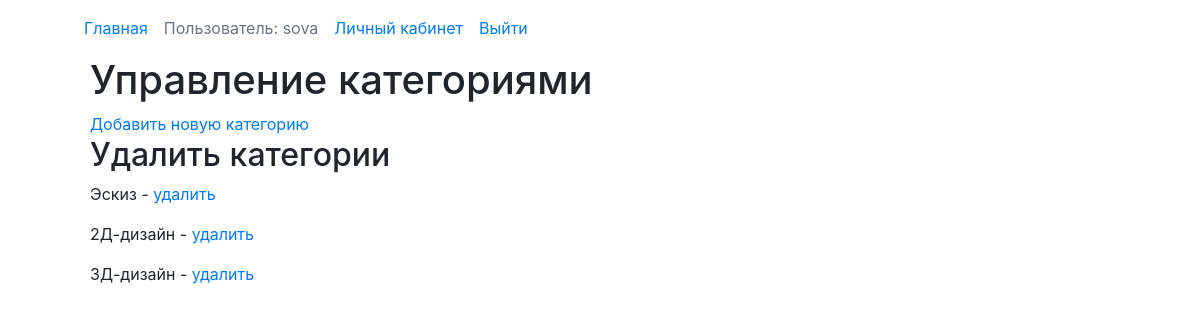
The app's page /catalog/view_categories (signed in) with its own data.
### catalog/models.py (models this page shows, shortened)
class AdvUser(AbstractBaseUser, PermissionsMixin):
    id = models.AutoField(primary_key=True, unique=True)
    username = models.CharField(max_length=200, unique=True, verbose_name='Логин')
    fullname = models.CharField(max_length=200)
    email = models.EmailField(unique=True, max_length=200)
    is_staff = models.BooleanField(default=False)
    USERNAME_FIELD = 'username'
    EMAIL_FIELD = 'email'
    REQUIRED_FIELDS = ['fullname', 'password', 'email',]
    objects = CustomAccountManager()

class Category(models.Model):
    name = models.CharField(max_length=200, help_text='Введите категорию заявки', verbose_name='Название')

### catalog/views.py (the view)
# urls.py: path('view_categories', views.ViewCategory.as_view(), name='view-categories'),
class ViewCategory(LoginRequiredMixin, generic.ListView):
    model = Category
    template_name = 'catalog/categories_list.html'
    context_object_name = 'categories_list'

### catalog/templates/catalog/categories_list.html
{% extends 'base.html' %}
{% block content %}
<div class="container">
    <div class="col mb-3">
        <div>
            <h1>Управление категориями</h1>
            <a href="{% url 'create-category' %}">Добавить новую категорию</a>
        </div>
        {% if categories_list %}
        <h2>Удалить категории</h2>
        {% for category in categories_list %}
        <p>
            {{ category.name }} -
            <a href="{% url 'delete-category' category.pk %}">удалить</a>
        </p>
        {% endfor %}
        {% else %}
        <p>Не существует категорий заявок</p>
        {% endif %}
    </div>
</div>
{% endblock %}

### catalog/templates/base.html (shortened to what this page needs)
<!DOCTYPE html>
<html lang="en">
<head>
    <link rel="stylesheet" href="https://maxcdn.bootstrapcdn.com/bootstrap/4.0.0/css/bootstrap.min.css"
>
</head>
<body>
<div class="container">
    <div class="container-fluid">
        {% block sidebar %}
        <nav class="navbar navbar-expand-lg bg-body-tertiary text-center">
            <ul class="navbar-nav mr-auto">
                <li class="nav-item"><a href="{% url 'home' %}" class="nav-link">Главная</a></li>
                {% if user.is_authenticated %}
                <li class="nav-item"><a href="" class="nav-link disabled">Пользователь: {{ user.get_username }}</a></li>
                <li class="nav-item"><a href="{% url 'profile' %}" class="nav-link">Личный кабинет</a></li>
                <li class="nav-item"><a href="{% url 'logout' %}?next={{request.path}}" class="nav-link">Выйти</a></li>
                {% else %}
                <li class="nav-item"><a href="{% url 'login' %}?next={{request.path}}" class="nav-link">Войти</a></li>
                <li class="nav-item"><a href="{% url 'register' %}" class="nav-link">Регистрация</a></li>
                {% endif %}
            </ul>
        </nav>
        {% endblock %}
        {% block content %}{% endblock %}
    </div>
</div>
</body>
</html>

### catalog/templates/base.html (style rules this page uses)
li { list-style-type: none; }

### records on screen
AdvUser: get_username "sova"
Category: name "Эскиз"
Category: name "2Д-дизайн"
Category: name "3Д-дизайн"
